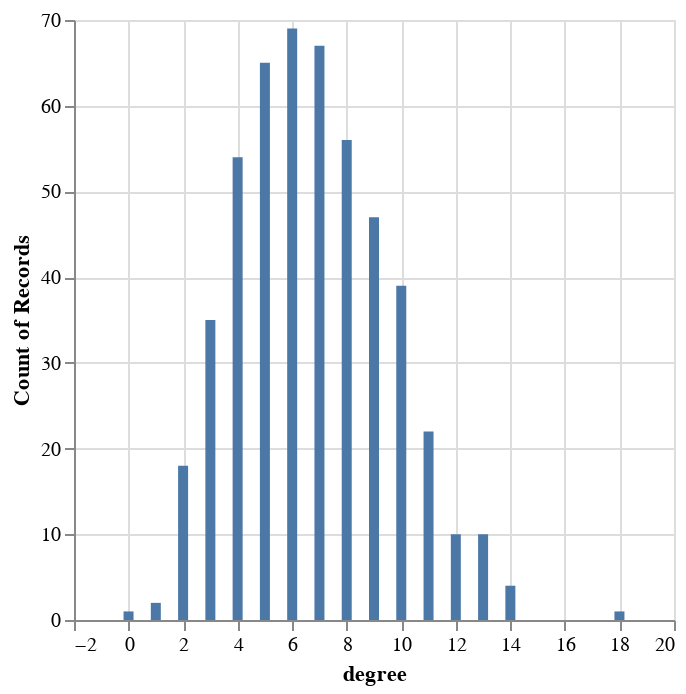

Notebook code cell kept with this figure:
### Code cell
alt.Chart(degrees_df).mark_bar().encode(
    alt.X("degree:Q"),
    y='count()',
)

### Figure 1 — Vega-Lite specification as saved in the notebook (floating-point values rounded to 4 significant figures; data arrays with more than 128 entries replaced by an {"elided": "..."} marker saying what was removed)
{"config": {"view": {"continuousWidth": 300, "continuousHeight": 300}}, "data": {"name": "data-5c9a9e588ad41ad83b6b21b5c9b005e0"}, "mark": {"type": "bar"}, "encoding": {"x": {"field": "degree", "type": "quantitative"}, "y": {"aggregate": "count", "type": "quantitative"}}, "$schema": "https://vega.github.io/schema/vega-lite/v5.14.1.json", "datasets": {"data-5c9a9e588ad41ad83b6b21b5c9b005e0": {"elided": "500 records"}}}
